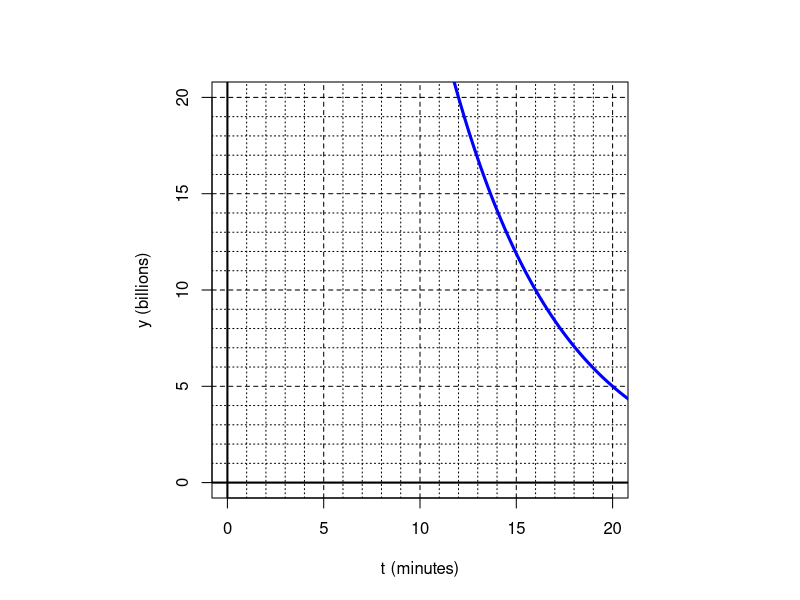
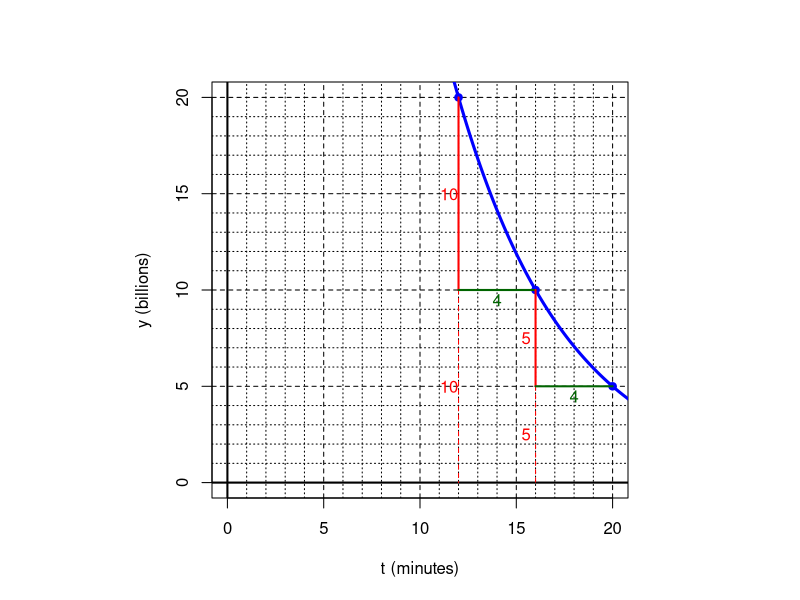

Recreate these plots in R, in order.
## ---- chunk 1
hl = sample(2:8,1)
lowy = sample(1:5,1)
lowx = sample(1:(20-2*hl),1)
hiy = lowy*4
## ---- chunk 2
par(pty="s")
plot(0,0,type="n",xlim=c(0,20),ylim=c(0,20),xlab="t (minutes)",ylab="y (billions)")
for(i in 1:20){
  if(i%%5==0){
    abline(h=i,lty=2)
    abline(v=i,lty=2)
  } else {
    abline(h=i,lty=3)
    abline(v=i,lty=3)
  }
}
abline(h=0,lwd=2)
abline(v=0,lwd=2)
t = seq(-1,21,0.01)
y = hiy*(1/2)^((t-lowx)/hl)
lines(t,y,lwd=3,col="blue")
# points(c(lowx-2*hl,lowx-hl,lowx,lowx+hl,lowx+2*hl),c(hiy*4,hiy*2,hiy,hiy/2,hiy/4),col="blue",pch=19)
# if(round(100*hiy/8)/100==round(hiy/8)){
#   points(lowx+3*hl,hiy/8,col="blue",pch=19)
# }
## ---- chunk 3
par(pty="s")
plot(0,0,type="n",xlim=c(0,20),ylim=c(0,20),xlab="t (minutes)",ylab="y (billions)")
for(i in 1:20){
  if(i%%5==0){
    abline(h=i,lty=2)
    abline(v=i,lty=2)
  } else {
    abline(h=i,lty=3)
    abline(v=i,lty=3)
  }
}
abline(h=0,lwd=2)
abline(v=0,lwd=2)
t = seq(-1,21,0.01)
y = hiy*(1/2)^((t-lowx)/hl)
lines(t,y,lwd=3,col="blue")
points(c(lowx-2*hl,lowx-hl,lowx,lowx+hl,lowx+2*hl),c(hiy*4,hiy*2,hiy,hiy/2,hiy/4),col="blue",pch=19)
if(round(100*hiy/8)/100==round(hiy/8)){
  points(lowx+3*hl,hiy/8,col="blue",pch=19)
}
lines(c(lowx,lowx),c(hiy,hiy/2),col="red",lwd=2)
text(lowx-0.5,3*hiy/4,hiy/2,col="red")
lines(c(lowx,lowx),c(hiy/2,0),col="red",lwd=1,lty=2)
text(lowx-0.5,hiy/4,hiy/2,col="red")
lines(c(lowx,lowx+hl),c(hiy/2,hiy/2),col="darkgreen",lwd=2)
text(lowx+hl/2,hiy/2-0.5,hl,col="darkgreen")
lines(c(lowx+hl,lowx+hl),c(hiy/2,hiy/4),col="red",lwd=2)
text(lowx+hl-0.5,3*hiy/8,hiy/4,col="red")
lines(c(lowx+hl,lowx+hl),c(hiy/4,0),col="red",lwd=1,lty=2)
text(lowx+hl-0.5,hiy/8,hiy/4,col="red")
lines(c(lowx+hl,lowx+2*hl),c(hiy/4,hiy/4),col="darkgreen",lwd=2)
text(lowx+3*hl/2,hiy/4-0.5,hl,col="darkgreen")
